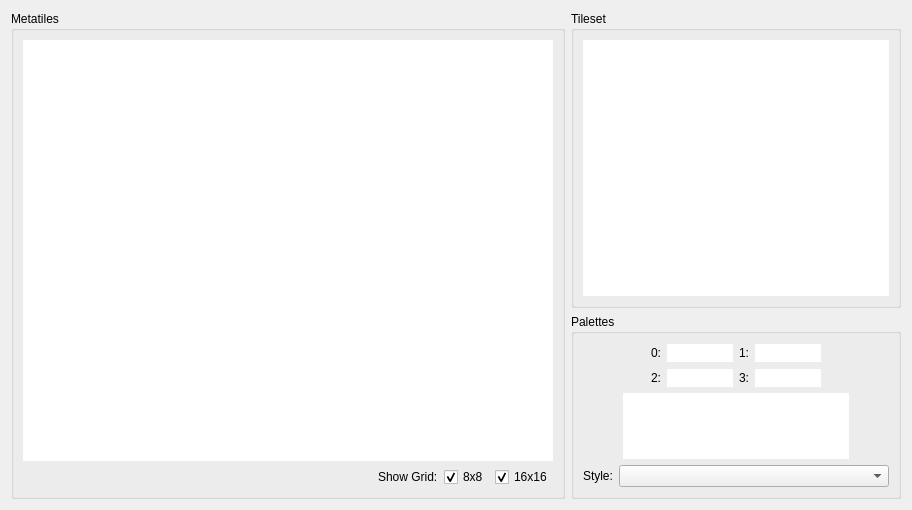
      <widget class="QWidget" name="tabMetatiles">
       <attribute name="title">
        <string>Metatiles</string>
       </attribute>
       <layout class="QHBoxLayout" name="horizontalLayout_2">
        <item>
         <widget class="QGroupBox" name="groupBox_4">
          <property name="sizePolicy">
           <sizepolicy hsizetype="Minimum" vsizetype="Preferred">
            <horstretch>0</horstretch>
            <verstretch>0</verstretch>
           </sizepolicy>
          </property>
          <property name="title">
           <string>Metatiles</string>
          </property>
          <layout class="QVBoxLayout" name="verticalLayout_5">
           <item>
            <widget class="MetatileManager" name="gvMetatileEditor">
             <property name="minimumSize">
              <size>
               <width>530</width>
               <height>0</height>
              </size>
             </property>
             <property name="acceptDrops">
              <bool>false</bool>
             </property>
             <property name="frameShape">
              <enum>QFrame::NoFrame</enum>
             </property>
             <property name="horizontalScrollBarPolicy">
              <enum>Qt::ScrollBarAlwaysOff</enum>
             </property>
             <property name="interactive">
              <bool>false</bool>
             </property>
            </widget>
           </item>
           <item>
            <layout class="QHBoxLayout" name="horizontalLayout_16">
             <item>
              <spacer name="horizontalSpacer_3">
               <property name="orientation">
                <enum>Qt::Horizontal</enum>
               </property>
               <property name="sizeHint" stdset="0">
                <size>
                 <width>40</width>
                 <height>20</height>
                </size>
               </property>
              </spacer>
             </item>
             <item>
              <widget class="QLabel" name="labelShowMetatileGrid">
               <property name="sizePolicy">
                <sizepolicy hsizetype="Maximum" vsizetype="Preferred">
                 <horstretch>0</horstretch>
                 <verstretch>0</verstretch>
                </sizepolicy>
               </property>
               <property name="text">
                <string>Show Grid:</string>
               </property>
              </widget>
             </item>
             <item>
              <widget class="QCheckBox" name="chkShowGrid8">
               <property name="text">
                <string>8x8</string>
               </property>
               <property name="checked">
                <bool>true</bool>
               </property>
              </widget>
             </item>
             <item>
              <widget class="QCheckBox" name="chkShowGrid16">
               <property name="text">
                <string>16x16</string>
               </property>
               <property name="checked">
                <bool>true</bool>
               </property>
              </widget>
             </item>
            </layout>
           </item>
          </layout>
         </widget>
        </item>
        <item>
         <layout class="QVBoxLayout" name="verticalLayout_7">
          <item>
           <widget class="QGroupBox" name="groupBox_3">
            <property name="title">
             <string>Tileset</string>
            </property>
            <layout class="QVBoxLayout" name="verticalLayout_2">
             <item>
              <widget class="TilesetManager" name="gvTileset">
               <property name="sizePolicy">
                <sizepolicy hsizetype="MinimumExpanding" vsizetype="Minimum">
                 <horstretch>0</horstretch>
                 <verstretch>0</verstretch>
                </sizepolicy>
               </property>
               <property name="minimumSize">
                <size>
                 <width>256</width>
                 <height>256</height>
                </size>
               </property>
               <property name="acceptDrops">
                <bool>false</bool>
               </property>
               <property name="frameShape">
                <enum>QFrame::NoFrame</enum>
               </property>
               <property name="verticalScrollBarPolicy">
                <enum>Qt::ScrollBarAlwaysOff</enum>
               </property>
               <property name="horizontalScrollBarPolicy">
                <enum>Qt::ScrollBarAlwaysOff</enum>
               </property>
              </widget>
             </item>
            </layout>
           </widget>
          </item>
          <item>
           <widget class="QGroupBox" name="groupBox_5">
            <property name="sizePolicy">
             <sizepolicy hsizetype="Preferred" vsizetype="Maximum">
              <horstretch>0</horstretch>
              <verstretch>0</verstretch>
             </sizepolicy>
            </property>
            <property name="title">
             <string>Palettes</string>
            </property>
            <layout class="QVBoxLayout" name="verticalLayout_4">
             <item>
              <layout class="QGridLayout" name="gridLayout">
               <item row="0" column="0">
                <spacer name="horizontalSpacer_9">
                 <property name="orientation">
                  <enum>Qt::Horizontal</enum>
                 </property>
                 <property name="sizeHint" stdset="0">
                  <size>
                   <width>40</width>
                   <height>20</height>
                  </size>
                 </property>
                </spacer>
               </item>
               <item row="0" column="1">
                <layout class="QHBoxLayout" name="horizontalLayout_4">
                 <item>
                  <widget class="QLabel" name="label_4">
                   <property name="sizePolicy">
                    <sizepolicy hsizetype="Fixed" vsizetype="Preferred">
                     <horstretch>0</horstretch>
                     <verstretch>0</verstretch>
                    </sizepolicy>
                   </property>
                   <property name="text">
                    <string>0:</string>
                   </property>
                  </widget>
                 </item>
                 <item>
                  <widget class="SpritePaletteView" name="gvPalette0">
                   <property name="minimumSize">
                    <size>
                     <width>66</width>
                     <height>18</height>
                    </size>
                   </property>
                   <property name="maximumSize">
                    <size>
                     <width>66</width>
                     <height>18</height>
                    </size>
                   </property>
                   <property name="acceptDrops">
                    <bool>true</bool>
                   </property>
                   <property name="frameShape">
                    <enum>QFrame::NoFrame</enum>
                   </property>
                   <property name="verticalScrollBarPolicy">
                    <enum>Qt::ScrollBarAlwaysOff</enum>
                   </property>
                   <property name="horizontalScrollBarPolicy">
                    <enum>Qt::ScrollBarAlwaysOff</enum>
                   </property>
                  </widget>
                 </item>
                </layout>
               </item>
               <item row="0" column="2">
                <layout class="QHBoxLayout" name="horizontalLayout_5">
                 <item>
                  <widget class="QLabel" name="label_5">
                   <property name="sizePolicy">
                    <sizepolicy hsizetype="Fixed" vsizetype="Preferred">
                     <horstretch>0</horstretch>
                     <verstretch>0</verstretch>
                    </sizepolicy>
                   </property>
                   <property name="text">
                    <string>1:</string>
                   </property>
                  </widget>
                 </item>
                 <item>
                  <widget class="SpritePaletteView" name="gvPalette1">
                   <property name="minimumSize">
                    <size>
                     <width>66</width>
                     <height>18</height>
                    </size>
                   </property>
                   <property name="maximumSize">
                    <size>
                     <width>66</width>
                     <height>18</height>
                    </size>
                   </property>
                   <property name="acceptDrops">
                    <bool>true</bool>
                   </property>
                   <property name="frameShape">
                    <enum>QFrame::NoFrame</enum>
                   </property>
                   <property name="verticalScrollBarPolicy">
                    <enum>Qt::ScrollBarAlwaysOff</enum>
                   </property>
                   <property name="horizontalScrollBarPolicy">
                    <enum>Qt::ScrollBarAlwaysOff</enum>
                   </property>
                  </widget>
                 </item>
                </layout>
               </item>
               <item row="0" column="3">
                <spacer name="horizontalSpacer_10">
                 <property name="orientation">
                  <enum>Qt::Horizontal</enum>
                 </property>
                 <property name="sizeHint" stdset="0">
                  <size>
                   <width>40</width>
                   <height>20</height>
                  </size>
                 </property>
                </spacer>
               </item>
               <item row="1" column="1">
                <layout class="QHBoxLayout" name="horizontalLayout_6">
                 <item>
                  <widget class="QLabel" name="label_6">
                   <property name="sizePolicy">
                    <sizepolicy hsizetype="Fixed" vsizetype="Preferred">
                     <horstretch>0</horstretch>
                     <verstretch>0</verstretch>
                    </sizepolicy>
                   </property>
                   <property name="text">
                    <string>2:</string>
                   </property>
                  </widget>
                 </item>
                 <item>
                  <widget class="SpritePaletteView" name="gvPalette2">
                   <property name="minimumSize">
                    <size>
                     <width>66</width>
                     <height>18</height>
                    </size>
                   </property>
                   <property name="maximumSize">
                    <size>
                     <width>66</width>
                     <height>18</height>
                    </size>
                   </property>
                   <property name="acceptDrops">
                    <bool>true</bool>
                   </property>
                   <property name="frameShape">
                    <enum>QFrame::NoFrame</enum>
                   </property>
                   <property name="verticalScrollBarPolicy">
                    <enum>Qt::ScrollBarAlwaysOff</enum>
                   </property>
                   <property name="horizontalScrollBarPolicy">
                    <enum>Qt::ScrollBarAlwaysOff</enum>
                   </property>
                  </widget>
                 </item>
                </layout>
               </item>
               <item row="1" column="2">
                <layout class="QHBoxLayout" name="horizontalLayout_7">
                 <item>
                  <widget class="QLabel" name="label_7">
                   <property name="sizePolicy">
                    <sizepolicy hsizetype="Fixed" vsizetype="Preferred">
                     <horstretch>0</horstretch>
                     <verstretch>0</verstretch>
                    </sizepolicy>
                   </property>
                   <property name="text">
                    <string>3:</string>
                   </property>
                  </widget>
                 </item>
                 <item>
                  <widget class="SpritePaletteView" name="gvPalette3">
                   <property name="minimumSize">
                    <size>
                     <width>66</width>
                     <height>18</height>
                    </size>
                   </property>
                   <property name="maximumSize">
                    <size>
                     <width>66</width>
                     <height>18</height>
                    </size>
                   </property>
                   <property name="acceptDrops">
                    <bool>true</bool>
                   </property>
                   <property name="frameShape">
                    <enum>QFrame::NoFrame</enum>
                   </property>
                   <property name="verticalScrollBarPolicy">
                    <enum>Qt::ScrollBarAlwaysOff</enum>
                   </property>
                   <property name="horizontalScrollBarPolicy">
                    <enum>Qt::ScrollBarAlwaysOff</enum>
                   </property>
                  </widget>
                 </item>
                </layout>
               </item>
              </layout>
             </item>
             <item>
              <layout class="QHBoxLayout" name="horizontalLayout_10">
               <item>
                <spacer name="horizontalSpacer_14">
                 <property name="orientation">
                  <enum>Qt::Horizontal</enum>
                 </property>
                 <property name="sizeHint" stdset="0">
                  <size>
                   <width>40</width>
                   <height>20</height>
                  </size>
                 </property>
                </spacer>
               </item>
               <item>
                <widget class="PaletteManager" name="gvPaletteManager">
                 <property name="minimumSize">
                  <size>
                   <width>226</width>
                   <height>66</height>
                  </size>
                 </property>
                 <property name="maximumSize">
                  <size>
                   <width>226</width>
                   <height>66</height>
                  </size>
                 </property>
                 <property name="acceptDrops">
                  <bool>true</bool>
                 </property>
                 <property name="frameShape">
                  <enum>QFrame::NoFrame</enum>
                 </property>
                 <property name="verticalScrollBarPolicy">
                  <enum>Qt::ScrollBarAlwaysOff</enum>
                 </property>
                 <property name="horizontalScrollBarPolicy">
                  <enum>Qt::ScrollBarAlwaysOff</enum>
                 </property>
                 <property name="sceneRect">
                  <rectf>
                   <x>0.000000000000000</x>
                   <y>0.000000000000000</y>
                   <width>224.000000000000000</width>
                   <height>64.000000000000000</height>
                  </rectf>
                 </property>
                </widget>
               </item>
               <item>
                <spacer name="horizontalSpacer_13">
                 <property name="orientation">
                  <enum>Qt::Horizontal</enum>
                 </property>
                 <property name="sizeHint" stdset="0">
                  <size>
                   <width>40</width>
                   <height>20</height>
                  </size>
                 </property>
                </spacer>
               </item>
              </layout>
             </item>
             <item>
              <layout class="QHBoxLayout" name="horizontalLayout_11">
               <item>
                <widget class="QLabel" name="label_2">
                 <property name="sizePolicy">
                  <sizepolicy hsizetype="Maximum" vsizetype="Preferred">
                   <horstretch>0</horstretch>
                   <verstretch>0</verstretch>
                  </sizepolicy>
                 </property>
                 <property name="text">
                  <string>Style:</string>
                 </property>
                </widget>
               </item>
               <item>
                <widget class="QComboBox" name="comboPalettes"/>
               </item>
              </layout>
             </item>
            </layout>
           </widget>
          </item>
         </layout>
        </item>
       </layout>
      </widget>
